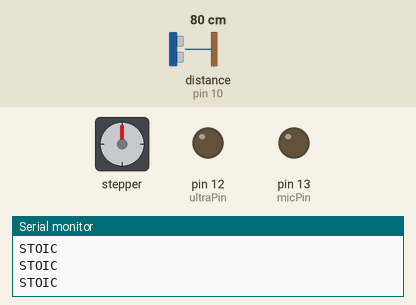
Simulated run of this sketch. Board: Arduino Uno, built with avr-gcc and run on an emulated ATmega328P. On the bench: stepper motor, output pins drawn as LEDs (lit = HIGH), the last lines printed to the serial monitor. Inputs (shaded band) come from the test bench; at power-on: distance to the obstacle (sensor on pin 10) 80 cm. The echo pulse lasts 58.3 µs per cm; stepper angles assume 200 steps per turn; pins used as bus, display or sensor lines are not drawn.

Above: at 8.3 s.
8.4 s: distance to the obstacle (sensor on pin 10) set to 276 cm
9.9 s: distance to the obstacle (sensor on pin 10) set to 284 cm
11.4 s: distance to the obstacle (sensor on pin 10) set to 89 cm
12.9 s: distance to the obstacle (sensor on pin 10) set to 80 cm
14.4 s: distance to the obstacle (sensor on pin 10) set to 299 cm
At 14.68 s:
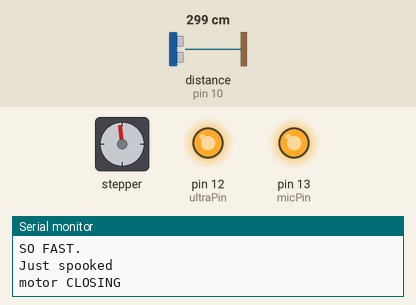
At 17.0 s:
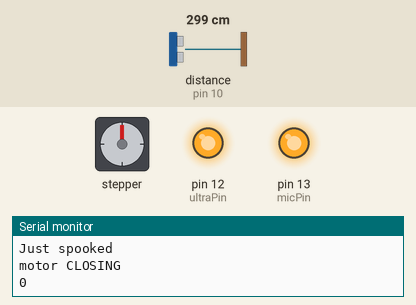
Timing chart, 0 to 18.4 s (numbered marks = the images above; inputs shaded):
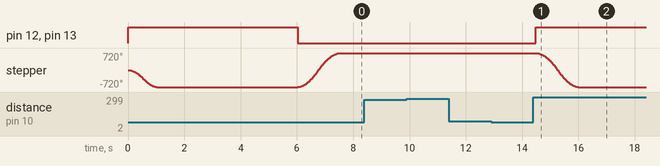

The sketch:

checksensor.ino
```cpp
#include <SpeedyStepper.h>

const int MOTOR_STEP_PIN = 9;
const int MOTOR_DIRECTION_PIN = 8;
const int stepperSpeed = 100 * 16;
const int maxSteps = 25 * 16;
const int trigPin = 11;
const int echoPin = 10;
const int ultraPin = 12;
const int micPin = 13;
const int microInPin = 7;
const int distThresh = 40;
const int velThresh = 200; // TODO

//measurement variables
long duration;
float distance, vel;
unsigned long lastVT;
int dT = 100;
long lastDist = 0;

bool scaredFlag = false;
bool timTrig = false;
bool trustTrig = false;
//scared variables
unsigned long timeSinceScare;
unsigned long scaredInt = 3000;


//timid variables
unsigned long timidTime;
unsigned long timidInt = 10000;

//motor variables
int currentSteps = maxSteps;
bool openFlag = true;
bool closedFlag = false;
bool peeked = false;
unsigned long peekTime;
unsigned long peekInt = 4000;
SpeedyStepper stepper;


void setup()
{
  pinMode(trigPin, OUTPUT);
  pinMode(echoPin, INPUT);
  pinMode(ultraPin, OUTPUT);
  pinMode(micPin, OUTPUT);
  pinMode(microInPin, INPUT);
  Serial.begin(9600);
  stepper.connectToPins(MOTOR_STEP_PIN, MOTOR_DIRECTION_PIN);
}


void loop()
{
  stepper.setSpeedInStepsPerSecond(stepperSpeed);
  stepper.setAccelerationInStepsPerSecondPerSecond(stepperSpeed);
  if (currentSteps >= maxSteps) {
    openFlag = true;
    closedFlag = false;
  }
  if (currentSteps <= 0) {
    closedFlag = true;
    openFlag = false;
  }
  if (currentSteps > 0 && currentSteps < maxSteps) {
    openFlag = false;
    closedFlag = false;
  }

  //Collect distance sensor data
  if (millis() - lastVT >= dT) {
    digitalWrite(trigPin, LOW);
    delayMicroseconds(2);
    digitalWrite(trigPin, HIGH);
    delayMicroseconds(10);
    digitalWrite(trigPin, LOW);

    duration = pulseIn(echoPin, HIGH);
    distance = (duration / 2) / 29.1;
    float diff = distance - lastDist;
    vel = abs(diff);  //calculate the "velocity" for every dT
    Serial.println(vel);
    if (abs(distance - lastDist) >= velThresh) {
      Serial.println("SO FAST.");
    }
    lastDist = distance; //save current distance for next iteration
    lastVT = millis();
  }

  //STOIC:
  if (distance > distThresh && vel < velThresh) {
    Serial.println("STOIC");
    digitalWrite(ultraPin, LOW);
    digitalWrite(micPin, LOW);
    timTrig = false;
    trustTrig = false;
    if (!openFlag) {
      Serial.println("MOTOR OPENING");
      stepper.moveToPositionInSteps(maxSteps - currentSteps);
      if (stepper.motionComplete()) {
        currentSteps += (maxSteps - currentSteps);
        Serial.println(currentSteps);
      }
    }
  }

  //TIMID
  if (distance < distThresh && vel < velThresh && timTrig == true) {
    timidTime = millis();
    timTrig = false;
  }
  //TRUSTING:
  if (trustTrig == true && millis() - timidTime > timidInt) {
    Serial.println("TRUSTING");
    digitalWrite(ultraPin, LOW);
    digitalWrite(micPin, HIGH);
    timTrig = false;
    int trustInt = 10 * 16;
    if (currentSteps + trustInt <= maxSteps && !openFlag) {
      Serial.println("TRUSTING, OPEN 75%");
      stepper.moveToPositionInSteps(currentSteps + trustInt);
      if (stepper.motionComplete()) {
        currentSteps += trustInt;
        Serial.println(currentSteps);
      }
    }
  }
  //TIMID
  if (millis() - timidTime < timidInt) {
    if (distance < distThresh && vel < velThresh) {
      Serial.println("TIMID");
      digitalWrite(ultraPin, HIGH);
      digitalWrite(micPin, LOW);
      trustTrig = true;
      if (currentSteps + 10 * 16 <= maxSteps && !openFlag) {
        if (peeked == false) {
          peekTime = millis();
          if (millis() - peekTime < peekInt) {
            Serial.println("PEEKING, OPENING");
            stepper.setSpeedInStepsPerSecond(50 * 16 && !openFlag && !closedFlag);
            stepper.setAccelerationInStepsPerSecondPerSecond(50 * 16);
            stepper.moveToPositionInSteps(currentSteps + 10 * 16);
            if (stepper.motionComplete()) {
              currentSteps += 10 * 16;
              Serial.println(currentSteps);
              peeked = true;
            }
          }

        }
        if (millis() - peekTime >= peekInt) { //TODO NEEDS DELAY
          if (peeked) {
            stepper.moveToPositionInSteps(currentSteps - (10 * 16));
            if (stepper.motionComplete()) {
              Serial.println("SHY, CLOSING");
              currentSteps += -(10 * 16);
              Serial.println(currentSteps);
              peeked = false;
              peekTime = millis();
            }
          }
        }
      }
    }
  }


  //SCARED:
  if (distance <= 10 or vel > velThresh) {    //add microphone input
    Serial.println("Just spooked");
    digitalWrite(ultraPin, HIGH);
    digitalWrite(micPin, HIGH);
    timeSinceScare = millis();
    if (!closedFlag) {
      Serial.println("motor CLOSING");
      stepper.moveToPositionInSteps(-maxSteps); ///TODO
      if (stepper.motionComplete()) {
        currentSteps += -maxSteps;
        Serial.println(currentSteps);
      }
    }
    delay(5000);
    timTrig = true;
    trustTrig = false;
  }
}
```

Measured:
- after the input at 14.4 s, pin 12 (ultraPin), pin 13 (micPin): LOW → HIGH after 0.09 s; stepper: turns 1440° counter-clockwise in 1.5 s, starting after 0.12 s
- by itself, stepper: turns 720° counter-clockwise in 1.0 s, then 1440° clockwise in 1.5 s
